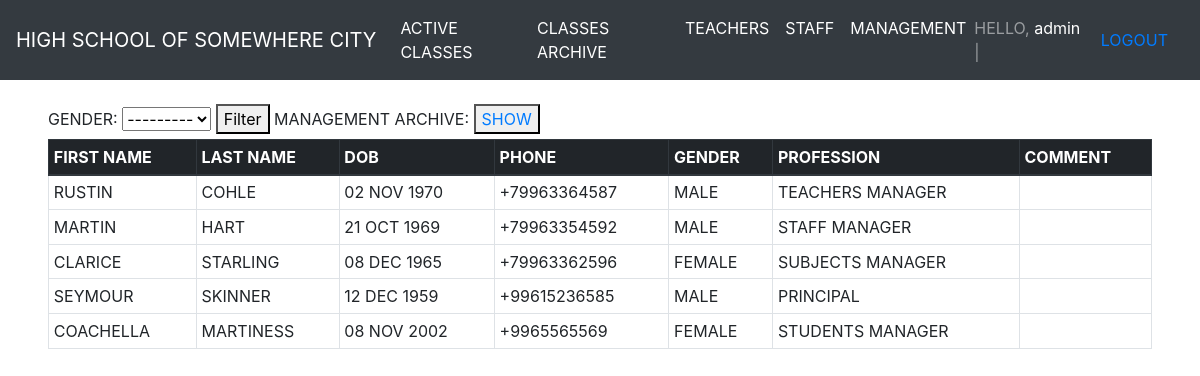
Page /management/active/ (signed in) on the committed database.
### apps/main/models.py (models this page shows)
class Gender(models.Model):
    gender_id = models.SmallAutoField(primary_key=True)
    name = models.CharField(max_length=6)
    def __str__(self):
        return self.name
    class Meta:
        db_table = "gender"

class PersonsCommonInfo(models.Model):
    first_name = models.CharField(max_length=50)
    last_name = models.CharField(max_length=50)
    date_of_birth = models.DateField(null=True, blank=True)
    is_active = models.BooleanField(default=True)
    comment = models.TextField(null=True, blank=True)
    date_of_create = models.DateTimeField(auto_now_add=True)
    date_of_update = models.DateTimeField(auto_now=True)
    gender = models.ForeignKey("Gender", on_delete=models.DO_NOTHING)
    class Meta:
        abstract = True

class Management(PersonsCommonInfo):
    management_id = models.SmallAutoField(primary_key=True)
    responsibility = models.CharField(max_length=50)
    phone = models.CharField(null=True, blank=True, max_length=15, validators=[MinLengthValidator(7)])
    class Meta:
        db_table = "management"
        verbose_name_plural = "Management"

### apps/main/views.py (the view)
# urls.py: path("management/active/", ManagementList.as_view(), name="management"),
class ManagementList(generic.ListView, utils.GeneralContext):
    queryset = Management.objects.select_related("gender").only(
        "first_name", "last_name", "date_of_birth", "phone", "gender", "responsibility", "comment")
    template_name = "main/management_list.html"
    context_object_name = "management"
    def get_queryset(self):
        is_active = True
        if self.request.path == "/management/archive/":
            is_active = False
        qs = super().get_queryset().filter(is_active=is_active)
        if self.request.GET and not self.request.GET.get("page"):
            kwargs = {item: self.request.GET.get(item) for item in self.request.GET if self.request.GET.get(item)}
            qs = qs.filter(**kwargs)
        return qs
    def get_context_data(self, **kwargs):
        general_context = super().get_general_context()
        main_context = super().get_context_data(**kwargs)
        context = dict(list(general_context.items()) + list(main_context.items()))
        title = "Management"
        form = FilterForm()
        if self.request.path == "/management/archive/":
            title = "Management archive"
        context["title"] = title
        context["forms"] = form
        return context

### apps/main/forms.py
class FilterForm(forms.Form):
    gender = forms.ModelChoiceField(queryset=Gender.objects.all(), required=False, label="GENDER")
    subject = forms.ModelChoiceField(queryset=Subject.objects.all(), required=False, label="SUBJECT")
    year_of_foundation = forms.ChoiceField(choices=make_year_fields(SCHOOL_FOUNDATION_YEAR, class_years), required=False)
    classroom_teacher = forms.ModelChoiceField(queryset=Teacher.objects.all(), required=False, label="TEACHER")
    profession = forms.ModelChoiceField(queryset=Profession.objects.all(), required=False, label="PROFESSION")

### apps/main/utils.py (called while the page is built)
    def get_general_context(self, **kwargs):
        context = kwargs
        menu = main_menu.copy()
        context["menu"] = menu
        return context

### apps/main/templates/main/management_list.html
{% extends 'main/base.html' %}
{% block content %}
<form method="GET">
    <label>GENDER: </label>
    {{forms.gender}}
    <button type="Submit">Filter</button>
    <label>MANAGEMENT ARCHIVE: </label>
    <button type="button"><a href="{% url 'management_archive' %}">SHOW</a></button>
</form>
<table class="table table-sm table-bordered">
    <thead class="thead-dark">
        <tr>
            <th scope="col">FIRST NAME</th>
            <th scope="col">LAST NAME</th>
            <th scope="col">DOB</th>
            <th scope="col">PHONE</th>
            <th scope="col">GENDER</th>
            <th scope="col">PROFESSION</th>
            <th scope="col">COMMENT</th>
        </tr>
    </thead>
    {% for m in management %}
        <tr>
            <td>{{m.first_name}}</td>
            <td>{{m.last_name}}</td>
            <td>{{m.date_of_birth|date:"d M Y"|upper}}</td>
            <td>{{m.phone|default_if_none:""}}</td>
            <td>{{m.gender.name|upper}}</td>
            <td>{{m.responsibility|upper}}</td>
            <td>{{m.comment|default_if_none:""|upper}}</td>
        </tr>
    {% endfor %}
</table>
{% endblock content %}

### apps/main/templates/main/base.html (shortened to what this page needs)
<!DOCTYPE html>
{% load static %}
<html lang="en">
<head>
    <link rel="stylesheet" href="https://maxcdn.bootstrapcdn.com/bootstrap/4.0.0/css/bootstrap.min.css">
    <link rel="stylesheet" href="{% static 'main/style.css' %}">
</head>
<body>
  <nav class="navbar navbar-expand-md navbar-dark bg-dark mb-4">
      <a class="navbar-brand" href="{% url 'home' %}">HIGH SCHOOL OF SOMEWHERE CITY</a>
      <div class="collapse navbar-collapse" id="navbarCollapse">
        <ul class="navbar-nav mr-auto">
            <li class="nav-item active">
                <a class="nav-link" href="{% url 'classes'%}">{{menu.0}}<span class="sr-only">(current)</span></a>
            </li>
            <li class="nav-item active">
                <a class="nav-link" href="{% url 'class_archive'%}">{{menu.1}}<span class="sr-only">(current)</span></a>
            </li>
            <li class="nav-item active">
                <a class="nav-link" href="{% url 'teachers' %}">{{menu.2}}<span class="sr-only">(current)</span></a>
            </li>
            <li class="nav-item active">
                <a class="nav-link" href="{% url 'staff' %}">{{menu.3}}<span class="sr-only">(current)</span></a>
            </li>
            <li class="nav-item active">
                <a class="nav-link" href="{% url 'management' %}">{{menu.4}}<span class="sr-only">(current)</span></a>
            </li>
        </ul>
          {% if request.user.is_authenticated %}
                    <span class="navbar-text"> HELLO, <a href="{% url 'admin:index' %}">{{ request.user }}</a> |</span> <a class="nav-link" href="{% url 'logout'%}"> LOGOUT</a>
            {% endif %}
      </div>
  </nav>
  <main role="main" class="container-fluid px-5" >
    <div class="starter-template">
        {% block content %}{% endblock content %}
    </div>
  </main>
</body>
</html>

### rows in the picture
Gender: gender "---------"
Management: first_name "RUSTIN", last_name "COHLE", date_of_birth "02 NOV 1970", phone "+79963364587", gender.name "MALE", responsibility "TEACHERS MANAGER"
Management: first_name "MARTIN", last_name "HART", date_of_birth "21 OCT 1969", phone "+79963354592", gender.name "MALE", responsibility "STAFF MANAGER"
Management: first_name "CLARICE", last_name "STARLING", date_of_birth "08 DEC 1965", phone "+79963362596", gender.name "FEMALE", responsibility "SUBJECTS MANAGER"
Management: first_name "SEYMOUR", last_name "SKINNER", date_of_birth "12 DEC 1959", phone "+99615236585", gender.name "MALE", responsibility "PRINCIPAL"
Management: first_name "COACHELLA", last_name "MARTINESS", date_of_birth "08 NOV 2002", phone "+9965565569", gender.name "FEMALE", responsibility "STUDENTS MANAGER"

### other values in the picture
{{ menu.0 }} "ACTIVE CLASSES"
{{ menu.1 }} "CLASSES ARCHIVE"
{{ menu.2 }} "TEACHERS"
{{ menu.3 }} "STAFF"
{{ menu.4 }} "MANAGEMENT"
{{ request.user }} "admin"
